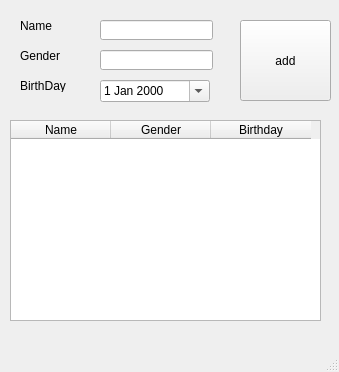
<?xml version="1.0" encoding="UTF-8"?>
<ui version="4.0">
 <class>MainWindow</class>
 <widget class="QMainWindow" name="MainWindow">
  <property name="geometry">
   <rect>
    <x>0</x>
    <y>0</y>
    <width>339</width>
    <height>372</height>
   </rect>
  </property>
  <property name="windowTitle">
   <string>MainWindow</string>
  </property>
  <widget class="QWidget" name="centralwidget">
   <widget class="QLabel" name="label">
    <property name="geometry">
     <rect>
      <x>20</x>
      <y>20</y>
      <width>56</width>
      <height>12</height>
     </rect>
    </property>
    <property name="text">
     <string>Name</string>
    </property>
   </widget>
   <widget class="QLabel" name="label_2">
    <property name="geometry">
     <rect>
      <x>20</x>
      <y>50</y>
      <width>56</width>
      <height>12</height>
     </rect>
    </property>
    <property name="text">
     <string>Gender</string>
    </property>
   </widget>
   <widget class="QLabel" name="label_3">
    <property name="geometry">
     <rect>
      <x>20</x>
      <y>80</y>
      <width>56</width>
      <height>12</height>
     </rect>
    </property>
    <property name="text">
     <string>BirthDay</string>
    </property>
   </widget>
   <widget class="QLineEdit" name="textName">
    <property name="geometry">
     <rect>
      <x>100</x>
      <y>20</y>
      <width>113</width>
      <height>20</height>
     </rect>
    </property>
   </widget>
   <widget class="QLineEdit" name="textGender">
    <property name="geometry">
     <rect>
      <x>100</x>
      <y>50</y>
      <width>113</width>
      <height>20</height>
     </rect>
    </property>
   </widget>
   <widget class="QDateEdit" name="textDate">
    <property name="geometry">
     <rect>
      <x>100</x>
      <y>80</y>
      <width>110</width>
      <height>22</height>
     </rect>
    </property>
    <property name="calendarPopup">
     <bool>true</bool>
    </property>
   </widget>
   <widget class="QPushButton" name="btnAdd">
    <property name="geometry">
     <rect>
      <x>240</x>
      <y>20</y>
      <width>91</width>
      <height>81</height>
     </rect>
    </property>
    <property name="text">
     <string>add</string>
    </property>
   </widget>
   <widget class="QTableWidget" name="tableWidget">
    <property name="geometry">
     <rect>
      <x>10</x>
      <y>120</y>
      <width>311</width>
      <height>201</height>
     </rect>
    </property>
    <column>
     <property name="text">
      <string>Name</string>
     </property>
    </column>
    <column>
     <property name="text">
      <string>Gender</string>
     </property>
    </column>
    <column>
     <property name="text">
      <string>Birthday</string>
     </property>
    </column>
   </widget>
  </widget>
  <widget class="QMenuBar" name="menubar">
   <property name="geometry">
    <rect>
     <x>0</x>
     <y>0</y>
     <width>339</width>
     <height>21</height>
    </rect>
   </property>
  </widget>
  <widget class="QStatusBar" name="statusbar"/>
 </widget>
 <resources/>
 <connections/>
</ui>
